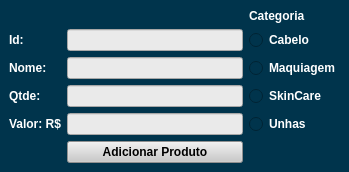
<?xml version="1.0" encoding="UTF-8"?>
<ui version="4.0">
 <class>TelaAddProd</class>
 <widget class="QMainWindow" name="TelaAddProd">
  <property name="geometry">
   <rect>
    <x>0</x>
    <y>0</y>
    <width>349</width>
    <height>165</height>
   </rect>
  </property>
  <property name="windowTitle">
   <string>Adicionar Prod</string>
  </property>
  <property name="styleSheet">
   <string notr="true">background-color: rgb(0, 52, 76);</string>
  </property>
  <widget class="QWidget" name="centralwidget">
   <layout class="QGridLayout" name="gridLayout">
    <item row="13" column="1">
     <widget class="QPushButton" name="btnAddProd">
      <property name="font">
       <font>
        <family>Arial</family>
        <weight>75</weight>
        <bold>true</bold>
       </font>
      </property>
      <property name="styleSheet">
       <string notr="true">background-color: rgb(202, 202, 202);</string>
      </property>
      <property name="text">
       <string>Adicionar Produto</string>
      </property>
     </widget>
    </item>
    <item row="10" column="1">
     <widget class="QLineEdit" name="inputValor">
      <property name="styleSheet">
       <string notr="true">background-color: rgb(234, 234, 234);</string>
      </property>
     </widget>
    </item>
    <item row="9" column="0">
     <widget class="QLabel" name="label_5">
      <property name="font">
       <font>
        <family>Arial</family>
        <weight>75</weight>
        <bold>true</bold>
       </font>
      </property>
      <property name="styleSheet">
       <string notr="true">color: rgb(255, 255, 255);</string>
      </property>
      <property name="text">
       <string>Qtde:</string>
      </property>
     </widget>
    </item>
    <item row="2" column="1">
     <widget class="QLineEdit" name="inputId">
      <property name="styleSheet">
       <string notr="true">background-color: rgb(234, 234, 234);</string>
      </property>
     </widget>
    </item>
    <item row="7" column="1">
     <widget class="QLineEdit" name="inputNome">
      <property name="styleSheet">
       <string notr="true">background-color: rgb(234, 234, 234);</string>
      </property>
     </widget>
    </item>
    <item row="10" column="2">
     <widget class="QRadioButton" name="radioBtnUnhas">
      <property name="font">
       <font>
        <family>Arial</family>
        <weight>75</weight>
        <bold>true</bold>
       </font>
      </property>
      <property name="styleSheet">
       <string notr="true">color: rgb(255, 255, 255);</string>
      </property>
      <property name="text">
       <string>Unhas</string>
      </property>
     </widget>
    </item>
    <item row="9" column="1">
     <widget class="QLineEdit" name="inputQtde">
      <property name="styleSheet">
       <string notr="true">background-color: rgb(234, 234, 234);</string>
      </property>
     </widget>
    </item>
    <item row="2" column="2">
     <widget class="QRadioButton" name="radioBtnCabelo">
      <property name="font">
       <font>
        <family>Arial</family>
        <weight>75</weight>
        <bold>true</bold>
       </font>
      </property>
      <property name="styleSheet">
       <string notr="true">color: rgb(255, 255, 255);</string>
      </property>
      <property name="text">
       <string>Cabelo</string>
      </property>
     </widget>
    </item>
    <item row="0" column="2" rowspan="2">
     <widget class="QLabel" name="label_4">
      <property name="font">
       <font>
        <family>Arial</family>
        <weight>75</weight>
        <bold>true</bold>
       </font>
      </property>
      <property name="styleSheet">
       <string notr="true">color: rgb(255, 255, 255);</string>
      </property>
      <property name="text">
       <string>Categoria</string>
      </property>
     </widget>
    </item>
    <item row="9" column="2">
     <widget class="QRadioButton" name="radioBtnPele">
      <property name="font">
       <font>
        <family>Arial</family>
        <weight>75</weight>
        <bold>true</bold>
       </font>
      </property>
      <property name="styleSheet">
       <string notr="true">color: rgb(255, 255, 255);</string>
      </property>
      <property name="text">
       <string>SkinCare</string>
      </property>
     </widget>
    </item>
    <item row="7" column="0">
     <widget class="QLabel" name="label_2">
      <property name="font">
       <font>
        <family>Arial</family>
        <weight>75</weight>
        <bold>true</bold>
       </font>
      </property>
      <property name="styleSheet">
       <string notr="true">color: rgb(255, 255, 255);</string>
      </property>
      <property name="text">
       <string>Nome:</string>
      </property>
     </widget>
    </item>
    <item row="10" column="0">
     <widget class="QLabel" name="label_3">
      <property name="font">
       <font>
        <family>Arial</family>
        <weight>75</weight>
        <bold>true</bold>
       </font>
      </property>
      <property name="styleSheet">
       <string notr="true">color: rgb(255, 255, 255);</string>
      </property>
      <property name="text">
       <string>Valor: R$</string>
      </property>
     </widget>
    </item>
    <item row="7" column="2">
     <widget class="QRadioButton" name="radioBtnMake">
      <property name="font">
       <font>
        <family>Arial</family>
        <weight>75</weight>
        <bold>true</bold>
       </font>
      </property>
      <property name="styleSheet">
       <string notr="true">color: rgb(255, 255, 255);</string>
      </property>
      <property name="text">
       <string>Maquiagem</string>
      </property>
     </widget>
    </item>
    <item row="2" column="0">
     <widget class="QLabel" name="label">
      <property name="font">
       <font>
        <family>Arial</family>
        <weight>75</weight>
        <bold>true</bold>
       </font>
      </property>
      <property name="styleSheet">
       <string notr="true">color: rgb(255, 255, 255);</string>
      </property>
      <property name="text">
       <string>Id:</string>
      </property>
     </widget>
    </item>
   </layout>
  </widget>
 </widget>
 <resources/>
 <connections/>
</ui>
